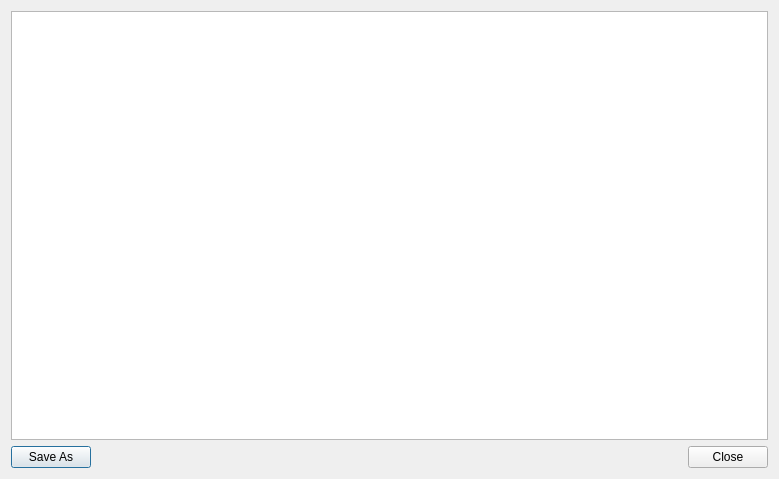
<?xml version="1.0" encoding="UTF-8"?>
<ui version="4.0">
 <class>showHistory</class>
 <widget class="QDialog" name="showHistory">
  <property name="geometry">
   <rect>
    <x>0</x>
    <y>0</y>
    <width>779</width>
    <height>479</height>
   </rect>
  </property>
  <property name="windowTitle">
   <string>Dialog</string>
  </property>
  <layout class="QVBoxLayout" name="verticalLayout">
   <item>
    <widget class="QTextBrowser" name="textBrowser"/>
   </item>
   <item>
    <layout class="QHBoxLayout" name="horizontalLayout">
     <item>
      <widget class="QPushButton" name="saveasButton">
       <property name="text">
        <string>Save As</string>
       </property>
      </widget>
     </item>
     <item>
      <spacer name="horizontalSpacer">
       <property name="orientation">
        <enum>Qt::Horizontal</enum>
       </property>
       <property name="sizeHint" stdset="0">
        <size>
         <width>40</width>
         <height>20</height>
        </size>
       </property>
      </spacer>
     </item>
     <item>
      <widget class="QPushButton" name="pushButton">
       <property name="text">
        <string>Close</string>
       </property>
      </widget>
     </item>
    </layout>
   </item>
  </layout>
 </widget>
 <resources/>
 <connections/>
</ui>
